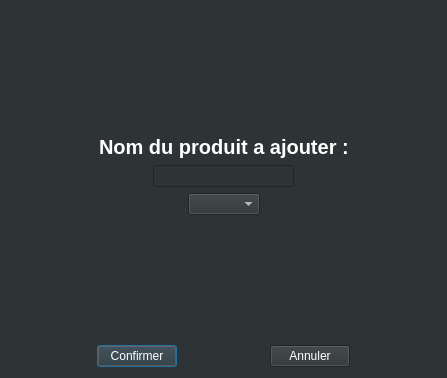
<?xml version="1.0" encoding="UTF-8"?>
<ui version="4.0">
 <class>DialogAjoutProduit</class>
 <widget class="QDialog" name="DialogAjoutProduit">
  <property name="geometry">
   <rect>
    <x>0</x>
    <y>0</y>
    <width>447</width>
    <height>378</height>
   </rect>
  </property>
  <property name="windowTitle">
   <string>Ajout Produit</string>
  </property>
  <property name="styleSheet">
   <string notr="true">background-color:rgb(46, 52, 54);
color:rgb(255, 255, 255);</string>
  </property>
  <layout class="QVBoxLayout" name="verticalLayout_2">
   <item>
    <layout class="QVBoxLayout" name="verticalLayout">
     <item>
      <spacer name="verticalSpacer_3">
       <property name="orientation">
        <enum>Qt::Vertical</enum>
       </property>
       <property name="sizeHint" stdset="0">
        <size>
         <width>20</width>
         <height>40</height>
        </size>
       </property>
      </spacer>
     </item>
     <item>
      <layout class="QHBoxLayout" name="horizontalLayout_4">
       <item>
        <spacer name="horizontalSpacer_9">
         <property name="orientation">
          <enum>Qt::Horizontal</enum>
         </property>
         <property name="sizeHint" stdset="0">
          <size>
           <width>40</width>
           <height>20</height>
          </size>
         </property>
        </spacer>
       </item>
       <item>
        <widget class="QLabel" name="label">
         <property name="font">
          <font>
           <pointsize>15</pointsize>
           <bold>true</bold>
          </font>
         </property>
         <property name="text">
          <string>Nom du produit a ajouter :</string>
         </property>
        </widget>
       </item>
       <item>
        <spacer name="horizontalSpacer_8">
         <property name="orientation">
          <enum>Qt::Horizontal</enum>
         </property>
         <property name="sizeHint" stdset="0">
          <size>
           <width>40</width>
           <height>20</height>
          </size>
         </property>
        </spacer>
       </item>
      </layout>
     </item>
     <item>
      <layout class="QHBoxLayout" name="horizontalLayout">
       <item>
        <spacer name="horizontalSpacer">
         <property name="orientation">
          <enum>Qt::Horizontal</enum>
         </property>
         <property name="sizeHint" stdset="0">
          <size>
           <width>40</width>
           <height>20</height>
          </size>
         </property>
        </spacer>
       </item>
       <item>
        <widget class="QLineEdit" name="lineEditNom"/>
       </item>
       <item>
        <spacer name="horizontalSpacer_2">
         <property name="orientation">
          <enum>Qt::Horizontal</enum>
         </property>
         <property name="sizeHint" stdset="0">
          <size>
           <width>40</width>
           <height>20</height>
          </size>
         </property>
        </spacer>
       </item>
      </layout>
     </item>
     <item>
      <layout class="QHBoxLayout" name="horizontalLayout_2">
       <item>
        <spacer name="horizontalSpacer_4">
         <property name="orientation">
          <enum>Qt::Horizontal</enum>
         </property>
         <property name="sizeHint" stdset="0">
          <size>
           <width>40</width>
           <height>20</height>
          </size>
         </property>
        </spacer>
       </item>
       <item>
        <widget class="QComboBox" name="comboBoxRayon"/>
       </item>
       <item>
        <spacer name="horizontalSpacer_3">
         <property name="orientation">
          <enum>Qt::Horizontal</enum>
         </property>
         <property name="sizeHint" stdset="0">
          <size>
           <width>40</width>
           <height>20</height>
          </size>
         </property>
        </spacer>
       </item>
      </layout>
     </item>
     <item>
      <spacer name="verticalSpacer">
       <property name="orientation">
        <enum>Qt::Vertical</enum>
       </property>
       <property name="sizeHint" stdset="0">
        <size>
         <width>20</width>
         <height>40</height>
        </size>
       </property>
      </spacer>
     </item>
     <item>
      <layout class="QHBoxLayout" name="horizontalLayout_3">
       <item>
        <spacer name="horizontalSpacer_5">
         <property name="orientation">
          <enum>Qt::Horizontal</enum>
         </property>
         <property name="sizeHint" stdset="0">
          <size>
           <width>40</width>
           <height>20</height>
          </size>
         </property>
        </spacer>
       </item>
       <item>
        <widget class="QPushButton" name="pushButtonValider">
         <property name="text">
          <string>Confirmer</string>
         </property>
        </widget>
       </item>
       <item>
        <spacer name="horizontalSpacer_6">
         <property name="orientation">
          <enum>Qt::Horizontal</enum>
         </property>
         <property name="sizeHint" stdset="0">
          <size>
           <width>40</width>
           <height>20</height>
          </size>
         </property>
        </spacer>
       </item>
       <item>
        <widget class="QPushButton" name="pushButtonAnnuler">
         <property name="text">
          <string>Annuler</string>
         </property>
        </widget>
       </item>
       <item>
        <spacer name="horizontalSpacer_7">
         <property name="orientation">
          <enum>Qt::Horizontal</enum>
         </property>
         <property name="sizeHint" stdset="0">
          <size>
           <width>40</width>
           <height>20</height>
          </size>
         </property>
        </spacer>
       </item>
      </layout>
     </item>
    </layout>
   </item>
  </layout>
 </widget>
 <resources/>
 <connections/>
</ui>
